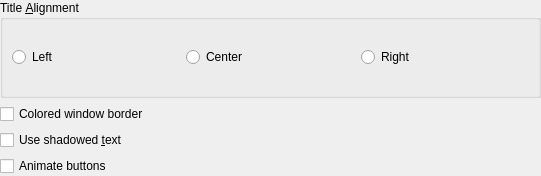
<?xml version="1.0" encoding="UTF-8"?>
<ui version="4.0">
 <class>PlastikConfigDialog</class>
 <widget class="QWidget" name="PlastikConfigDialog">
  <property name="geometry">
   <rect>
    <x>0</x>
    <y>0</y>
    <width>541</width>
    <height>176</height>
   </rect>
  </property>
  <property name="windowTitle">
   <string>Config Dialog</string>
  </property>
  <layout class="QVBoxLayout">
   <property name="margin">
    <number>0</number>
   </property>
   <item>
    <widget class="KButtonGroup" name="titleAlign">
     <property name="title">
      <string>Title &amp;Alignment</string>
     </property>
     <layout class="QHBoxLayout" name="horizontalLayout">
      <item>
       <widget class="QRadioButton" name="kcfg_titleAlignLeft">
        <property name="text">
         <string>Left</string>
        </property>
       </widget>
      </item>
      <item>
       <widget class="QRadioButton" name="kcfg_titleAlignCenter">
        <property name="text">
         <string>Center</string>
        </property>
       </widget>
      </item>
      <item>
       <widget class="QRadioButton" name="kcfg_titleAlignRight">
        <property name="text">
         <string>Right</string>
        </property>
       </widget>
      </item>
     </layout>
    </widget>
   </item>
   <item>
    <widget class="QCheckBox" name="kcfg_coloredBorder">
     <property name="whatsThis">
      <string>Check this option if the window border should be painted in the titlebar color. Otherwise it will be painted in the background color.</string>
     </property>
     <property name="text">
      <string>Colored window border</string>
     </property>
     <property name="shortcut">
      <string/>
     </property>
    </widget>
   </item>
   <item>
    <widget class="QCheckBox" name="kcfg_titleShadow">
     <property name="whatsThis">
      <string>Check this option if you want the titlebar text to have a 3D look with a shadow behind it.</string>
     </property>
     <property name="text">
      <string>Use shadowed &amp;text</string>
     </property>
    </widget>
   </item>
   <item>
    <widget class="QCheckBox" name="kcfg_animateButtons">
     <property name="whatsThis">
      <string>Check this option if you want the buttons to fade in when the mouse pointer hovers over them and fade out again when it moves away.</string>
     </property>
     <property name="text">
      <string>Animate buttons</string>
     </property>
    </widget>
   </item>
  </layout>
 </widget>
 <customwidgets>
  <customwidget>
   <class>KButtonGroup</class>
   <extends>QGroupBox</extends>
   <header>kbuttongroup.h</header>
   <container>1</container>
  </customwidget>
 </customwidgets>
 <tabstops>
  <tabstop>kcfg_animateButtons</tabstop>
  <tabstop>kcfg_titleShadow</tabstop>
 </tabstops>
 <connections/>
</ui>
